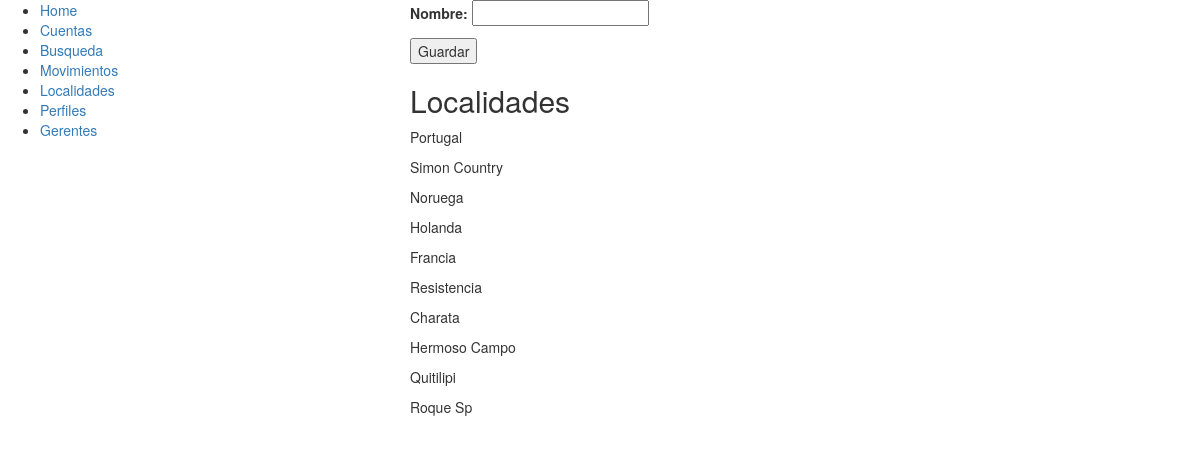
The app's page /localidades/ (signed in) with its own data.
### cuentas/models.py (models this page shows, shortened)
class Localidad(models.Model):
	nombre = models.CharField(max_length=200)
	@staticmethod
	def ultimos():
		return Localidad.objects.order_by('-id')[:15]

### cuentas/views.py (the view)
# urls.py: url(r'^localidades/$', views.localidades),
@login_required
def localidades(request):
	form = LocalidadForm(request.POST)
	if form.is_valid():
		localidad = form.save(commit=False)
		localidad.save()
		return render(request, 'localidades.html', {'localidades': Localidad.ultimos()})
	else:
		form = LocalidadForm()
		return render(request, 'get_localidades.html', {'form': form, 'localidades': Localidad.ultimos()})

### cuentas/forms.py
class LocalidadForm(forms.ModelForm):
	 class Meta:
	 	model = Localidad
	 	fields = ('nombre',)

### cuentas/templates/get_localidades.html (shortened to what this page needs)
{% extends "base.html" %}
{% block content %}
<form action="/localidades/" method="POST">
	{{ form.as_p }}
	<input type="submit" value="Guardar">
</form>
<h2>Localidades</h2>
{% for localidad in localidades %}
	<p>{{ localidad.nombre }}</p>
{% endfor %}
{% endblock %}

### records on screen
Localidad: nombre "Portugal"
Localidad: nombre "Simon Country"
Localidad: nombre "Noruega"
Localidad: nombre "Holanda"
Localidad: nombre "Francia"
Localidad: nombre "Resistencia"
Localidad: nombre "Charata"
Localidad: nombre "Hermoso Campo"
Localidad: nombre "Quitilipi"
Localidad: nombre "Roque Sp"
